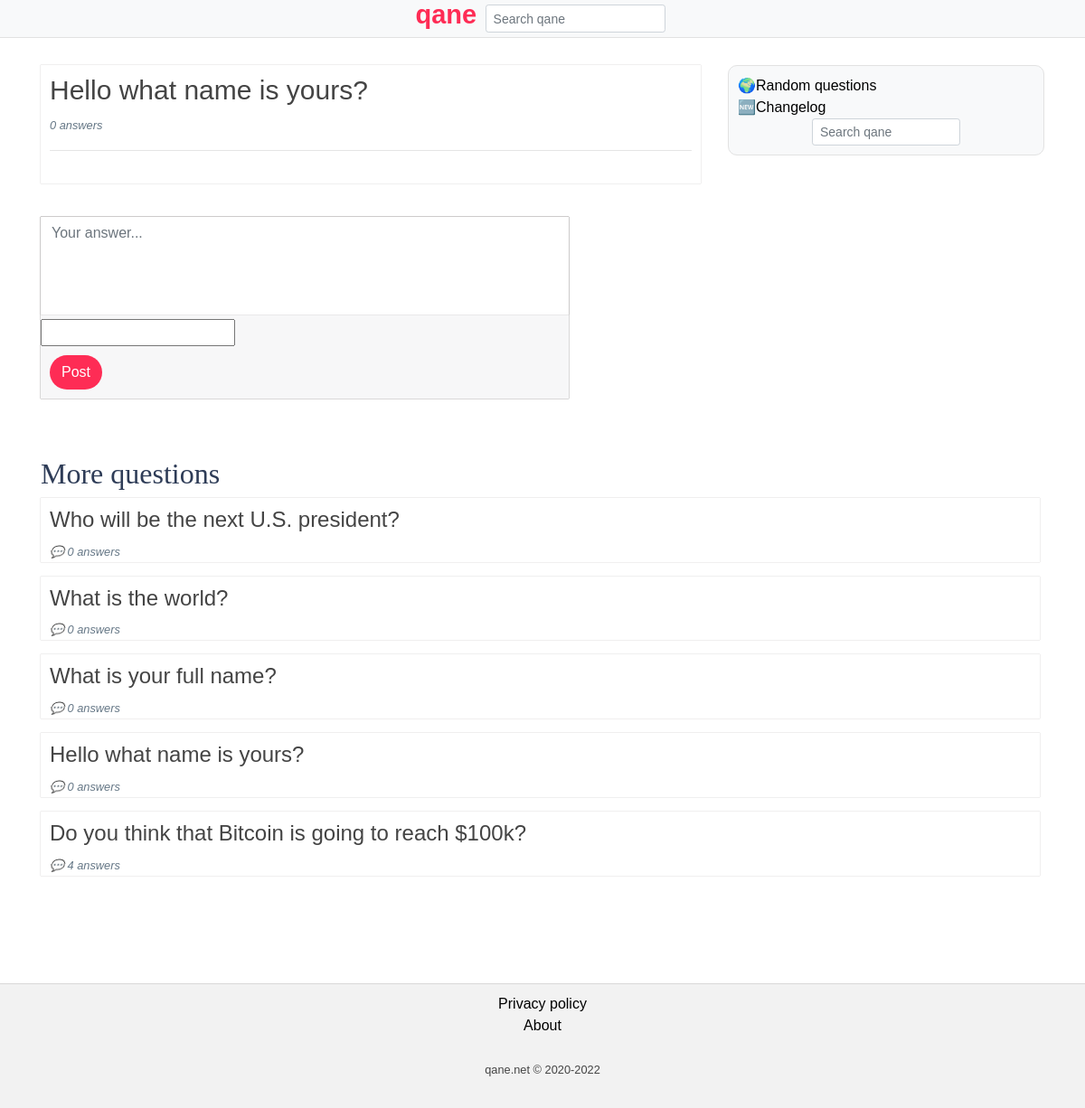
Page /69/hello-what/ on the committed database.
### index/models.py (models this page shows, shortened)
class Question(models.Model):
    questionTitle = models.TextField()
    questionViews = models.BigIntegerField(default=0)
    ip = models.GenericIPAddressField(null=True)
    slug = models.SlugField(null=True)
    timestamp = models.DateTimeField(auto_now_add=True)

### index/views.py (the view)
# urls.py: path('<int:id>/<slug>/', views.question, name="question"),
def question(request, id, slug):
    http_x_forwarded_for = request.META.get('HTTP_X_FORWARDED_FOR')
    if http_x_forwarded_for:
        ip = http_x_forwarded_for.split(',')[0]
    else:
        ip = request.META.get('REMOTE_ADDR')
    if BlockedIP.objects.filter(ip=ip).exists():
        return HttpResponse('IP banned')
    question = Question.objects.get(id=id)
    if not question.slug == slug[:255]:
        return redirect('index')
    question.questionViews = question.questionViews + 1
    question.save()
    comment = Comment.objects.filter(questionId=id).order_by('timestamp')
    randomNumber = randint(10,20)
    randomNumberModified = randomNumber - 10
    otherQuestions = Question.objects.all()[randomNumberModified:randomNumber]
    form = MyForm()
    return render(request, 'index/question.html', {'question':question, 'comment':comment, 'otherQuestions':otherQuestions, 'form':form})

### index/forms.py
class MyForm(forms.Form):
   captcha=CaptchaField()

### index/templates/index/question.html (shortened to what this page needs)
{% extends 'index/base.html' %}
{% block bodyClass %}itemscope itemtype="https://schema.org/QAPage"{% endblock %}
{% block content %}
<div class="row">
  <div itemprop="mainEntity" itemscope itemtype="https://schema.org/Question" class="col-sm-8">
    <div class="acceptedAnswer">
      <h1 itemprop="name">{{question.questionTitle}}</h1>
      <p class="answerCount"><i><small><span itemprop="answerCount">{{comment.count}}</span> answers</small></i></p>
      <hr>
    </div>
    {% if comment.count <= 39 %}
    <div id="createComment">
      <form action="{% url 'postComment' question.id %}" method="post">
        <div class="form-group">
          <textarea name="commentText" rows="4" minlength="5" required class="form-control" placeholder="Your answer..." id="commentText"></textarea>
          {{form.captcha}}
          <br>
          <input type="submit" class="btn btn-default commentButton" value="Post">
        </div>
      </form>
    </div>
    {% endif %}
    <br><br>
  </div>
  <div class="col-sm-4">
    <div class="moreLinks">
      <a href="{% url 'randomQuestion' %}">🌍Random questions</a>
      <br>
      <a href="{% url 'changelog' %}">🆕Changelog</a>
      <br>
      <form action="{% url 'search' %}" method="get">
        <input type="text" name="q" class="form-control form-control-sm mx-auto search" autocomplete="off" placeholder="Search qane">
      </form>
    </div>
  </div>
</div>
<h2>More questions</h2>
<div class="latestQuestions" id="latestQuestions">
  {% for i in otherQuestions %}
  <div class="questions" onclick="window.location.href='{% url 'question' i.id i.slug|slice:255 %}'">
    <h4><a href="{% url 'question' i.id i.slug|slice:255 %}" class="questionTitle">{{i.questionTitle}}</a></h4>
    <p class="answerCount">
      <i>
        <small>💬 {{i.comments.count}} answers</small>
      </i>
    </p>
  </div>
  {% endfor %}
</div>
{% endblock %}

### rows in the picture
Question: questionTitle "Hello what name is yours?", comments.count "0"
Question: questionTitle "Who will be the next U.S. president?", comments.count "0"
Question: questionTitle "What is the world?", comments.count "0"
Question: questionTitle "What is your full name?", comments.count "0"
Question: questionTitle "Do you think that Bitcoin is going to reach $100k?", comments.count "4"

### other values in the picture
{{ comment.count }} "0"
